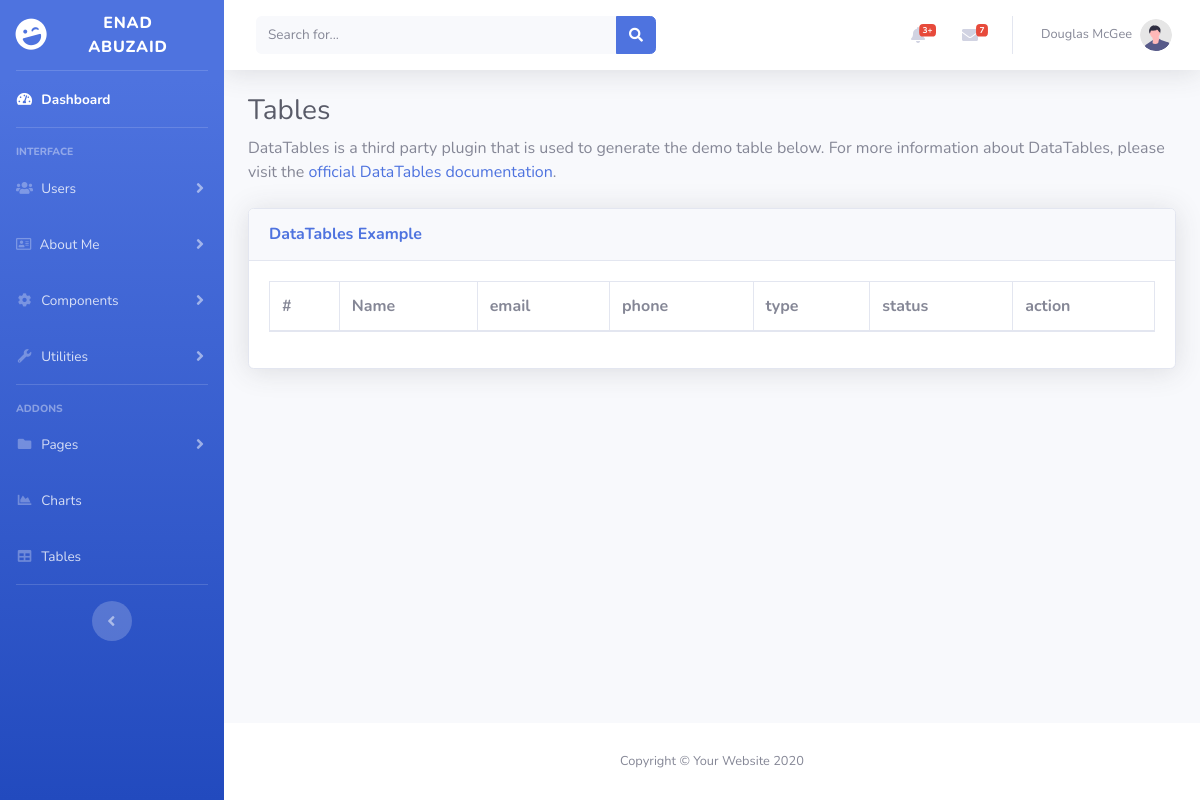
Page /admin/user-view.php on the earlier database version.
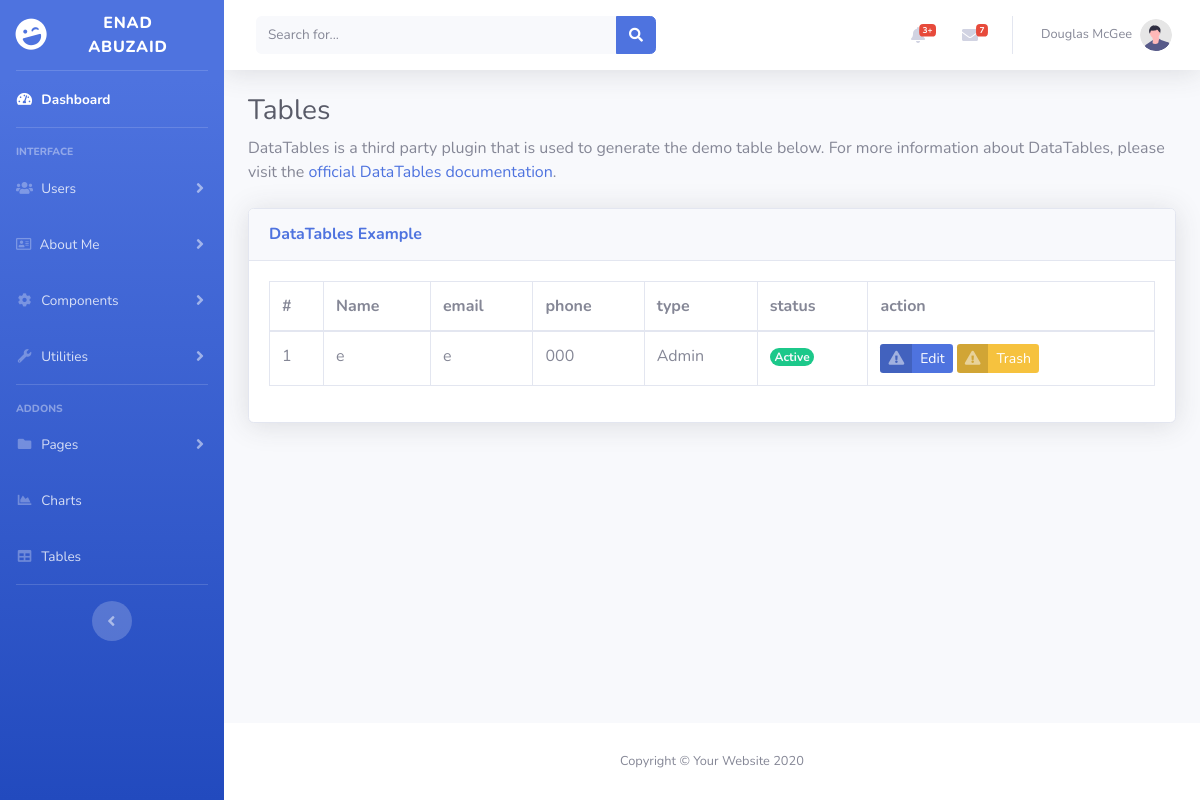
Same page on the later database version.
### tables this page shows
CREATE TABLE `users` (
  `user_id` int NOT NULL,
  `user_name` varchar(50) NOT NULL,
  `user_email` varchar(100) NOT NULL,
  `user_password` varchar(255) NOT NULL,
  `user_type` int NOT NULL,
  `user_phone` varchar(15) NOT NULL,
  `user_status` int NOT NULL DEFAULT '1'
);

### config/Db.php (called while the page is built, shortened)
<?php
Class DbConnection
{
    protected $host ='localhost';
    protected $user = 'enad_root';
    protected $password = 'enadRoot12@';
    protected $database = 'enad-abuzaid';
    public function __construct()
    {
        $this->conn = new mysqli($this->host,$this->user,$this->password,$this->database);
    }
}
?>

### admin/users/User.php (called while the page is built, shortened)
<?php
require '../config/Db.php';
Class User extends DbConnection{
  public function selectData( $where = 1){
    $array = array();
    $sql = "SELECT * FROM `users`"." WHERE " .$where;
    $result = $this->conn->query($sql) or die($this->conn->error);
    while($row = $result->fetch_assoc())
    {
      $array[] = $row;
    }
    return $array;
  }
}

### admin/user-view.php (the view, shortened to what this page needs)
<?php require 'users/User.php'; ?>
<?php  require 'admin-includes/header.php';?>
<body id="page-top">
    <div id="wrapper">
        <?php  require 'admin-includes/sidebar.php';?>
        <div id="content-wrapper" class="d-flex flex-column">
            <div id="content">
                <nav class="navbar navbar-expand navbar-light bg-white topbar mb-4 static-top shadow">
                    <form
                        class="d-none d-sm-inline-block form-inline mr-auto ml-md-3 my-2 my-md-0 mw-100 navbar-search">
                        <div class="input-group">
                            <input type="text" class="form-control bg-light border-0 small" placeholder="Search for..."
                                aria-label="Search" aria-describedby="basic-addon2">
                            <div class="input-group-append">
                                <button class="btn btn-primary" type="button">
                                    <i class="fas fa-search fa-sm"></i>
                                </button>
                            </div>
                        </div>
                    </form>
                    <ul class="navbar-nav ml-auto">
                        <li class="nav-item dropdown no-arrow mx-1">
                            <a class="nav-link dropdown-toggle" href="#" id="alertsDropdown" role="button"
                                data-toggle="dropdown" aria-haspopup="true" aria-expanded="false">
                                <i class="fas fa-bell fa-fw"></i>
                                <span class="badge badge-danger badge-counter">3+</span>
                            </a>
                        </li>
                        <li class="nav-item dropdown no-arrow mx-1">
                            <a class="nav-link dropdown-toggle" href="#" id="messagesDropdown" role="button"
                                data-toggle="dropdown" aria-haspopup="true" aria-expanded="false">
                                <i class="fas fa-envelope fa-fw"></i>
                                <span class="badge badge-danger badge-counter">7</span>
                            </a>
                        </li>
                        <li class="nav-item dropdown no-arrow">
                            <a class="nav-link dropdown-toggle" href="#" id="userDropdown" role="button"
                                data-toggle="dropdown" aria-haspopup="true" aria-expanded="false">
                                <span class="mr-2 d-none d-lg-inline text-gray-600 small">Douglas McGee</span>
                                <img class="img-profile rounded-circle"
                                    src="img/undraw_profile.svg">
                            </a>
                        </li>
                    </ul>
                </nav>
                <div class="container-fluid">
                    <h1 class="h3 mb-2 text-gray-800">Tables</h1>
                    <p class="mb-4">DataTables is a third party plugin that is used to generate the demo table below.
                        For more information about DataTables, please visit the <a target="_blank"
                            href="https://datatables.net">official DataTables documentation</a>.</p>
                            <?php
                                $data = new User();
                                $users = $data->selectData();
                            ?>
                    <div class="card shadow mb-4">
                        <div class="card-header py-3">
                            <h6 class="m-0 font-weight-bold text-primary">DataTables Example</h6>
                        </div>
                        <div class="card-body">
                            <div class="table-responsive">
                                <table class="table table-bordered" id="dataTable" width="100%" cellspacing="0">
                                    <thead>
                                        <tr>
                                            <th>#</th>
                                            <th>Name</th>
                                            <th>email</th>
                                            <th>phone</th>
                                            <th>type</th>
                                            <th>status</th>
                                            <th>action</th>
                                        </tr>
                                    </thead>
                                    <tbody>
                                        <?php
                                            $i=1;
                                           foreach($users as $user){
                                        ?>
                                        <tr>
                                            <td><?php echo $i++; ?></td>
                                            <td><?php echo $user['user_name'];?></td>
                                            <td><?php echo $user['user_email'];?></td>
                                            <td><?php echo $user['user_phone'];?></td>
                                            <td>
                                                <?php  echo $user['user_type'] == 1 ? "Admin" : "User" ?>
                                            </td>
                                            <td>
                                                <?php
                                                if($user['user_status'] == 1) {
                                                            $class="success"; $status="Active";
                                                }else {
                                                    $class="danger"; $status="Deactive";
                                                }
                                                 ?>
                                                <span class="badge rounded-pill bg-<?php echo $class;?>  text-gray-100"><?php echo $status;?></span>
                                            </td>
                                            <td>
                                            <a href="#" class="btn-sm btn-primary btn-icon-split link">
                                                <span class="icon text-white-50">
                                                    <i class="fas fa-exclamation-triangle"></i>
                                                </span>
                                                <span class="text">Edit</span>
                                            </a>
                                            <a href="#" class="btn-sm btn-warning btn-icon-split">
                                                <span class="icon text-white-50">
                                                    <i class="fas fa-exclamation-triangle"></i>
                                                </span>
                                                <span class="text">Trash</span>
                                            </a>
                                            </td>
                                        </tr>
                                        <?php }?>
                                    </tbody>
                                </table>
                            </div>
                        </div>
                    </div>
                </div>
            </div>
            <footer class="sticky-footer bg-white">
                <div class="container my-auto">
                    <div class="copyright text-center my-auto">
                        <span>Copyright &copy; Your Website 2020</span>
                    </div>
                </div>
            </footer>
        </div>
    </div>
</body>
</html>

### admin/admin-includes/header.php (shortened to what this page needs)
<!DOCTYPE html>
<html lang="en">
<head>
    <link href="vendor/fontawesome-free/css/all.min.css" rel="stylesheet" type="text/css">
    <link href="css/sb-admin-2.min.css" rel="stylesheet">
    <link href="vendor/datatables/dataTables.bootstrap4.min.css" rel="stylesheet">
</head>

### admin/admin-includes/sidebar.php (shortened to what this page needs)
<ul class="navbar-nav bg-gradient-primary sidebar sidebar-dark accordion" id="accordionSidebar">
<a class="sidebar-brand d-flex align-items-center justify-content-center" href="index.html">
    <div class="sidebar-brand-icon rotate-n-15">
        <i class="fas fa-laugh-wink"></i>
    </div>
    <div class="sidebar-brand-text mx-3">Enad Abuzaid</div>
</a>
<hr class="sidebar-divider my-0">
<li class="nav-item active">
    <a class="nav-link" href="index.html">
        <i class="fas fa-fw fa-tachometer-alt"></i>
        <span>Dashboard</span></a>
</li>
<hr class="sidebar-divider">
<div class="sidebar-heading">
    Interface
</div>
<li class="nav-item">
    <a class="nav-link collapsed" href="#" data-toggle="collapse" data-target="#user"
        aria-expanded="true" aria-controls="user">
        <i class="fas fa-users"></i>
        <span>Users</span>
    </a>
</li>
<li class="nav-item">
    <a class="nav-link collapsed" href="#" data-toggle="collapse" data-target="#about-me"
        aria-expanded="true" aria-controls="about-me">
        <i class="far fa-address-card"></i>
        <span>About Me</span>
    </a>
</li>
<li class="nav-item">
    <a class="nav-link collapsed" href="#" data-toggle="collapse" data-target="#collapseTwo"
        aria-expanded="true" aria-controls="collapseTwo">
        <i class="fas fa-fw fa-cog"></i>
        <span>Components</span>
    </a>
</li>
<li class="nav-item">
    <a class="nav-link collapsed" href="#" data-toggle="collapse" data-target="#collapseUtilities"
        aria-expanded="true" aria-controls="collapseUtilities">
        <i class="fas fa-fw fa-wrench"></i>
        <span>Utilities</span>
    </a>
</li>
<hr class="sidebar-divider">
<div class="sidebar-heading">
    Addons
</div>
<li class="nav-item">
    <a class="nav-link collapsed" href="#" data-toggle="collapse" data-target="#collapsePages"
        aria-expanded="true" aria-controls="collapsePages">
        <i class="fas fa-fw fa-folder"></i>
        <span>Pages</span>
    </a>
</li>
<li class="nav-item">
    <a class="nav-link" href="charts.html">
        <i class="fas fa-fw fa-chart-area"></i>
        <span>Charts</span></a>
</li>
<li class="nav-item">
    <a class="nav-link" href="tables.html">
        <i class="fas fa-fw fa-table"></i>
        <span>Tables</span></a>
</li>
<hr class="sidebar-divider d-none d-md-block">
<div class="text-center d-none d-md-inline">
    <button class="rounded-circle border-0" id="sidebarToggle"></button>
</div>
</ul>

Differences in the rows shown:
added users: user_name "e", user_email "e", user_phone "000", user_type "Admin", user_status "Active"
